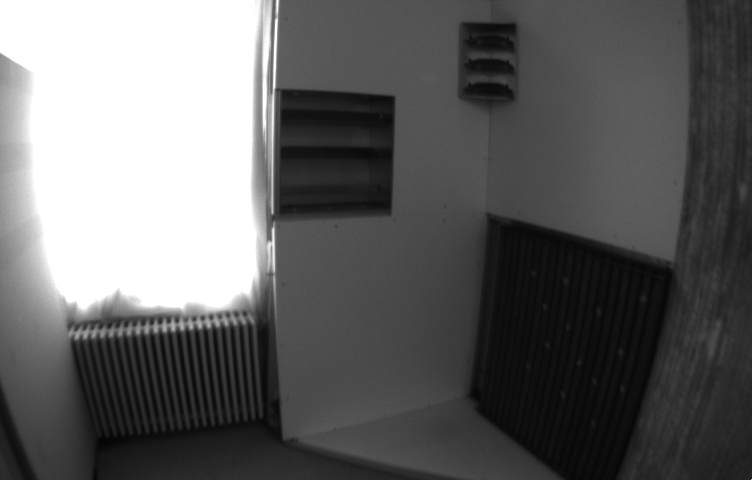
%> input picture example/1403715900934057984.png, 752 x 480 px
$ octave --eval "result = Harris(imread('../example/1403715900934057984.png'));"   (GNU Octave 9; MATLAB toolbox functions it lacks are replaced by stand-ins)
%> lines starting %> are read from the running program, lines starting %| are printed output that depends on the picture; in (x1, y1, x2, y2) boxes, pixels count from 0 and x2, y2 are one past the last pixel; in counts of white or black regions, pixels touching at a corner belong together; the program's own positions count from 1
% compute harris corner score
function H = Harris(InputImage)
InputImage = double(InputImage);
% parameters
sig=2; r = 6;
% gradient kernel
dx = [-1 0 1; -1 0 1; -1 0 1]; % The Mask
dy = dx';

% main
Ix = conv2(InputImage, dx, 'same');
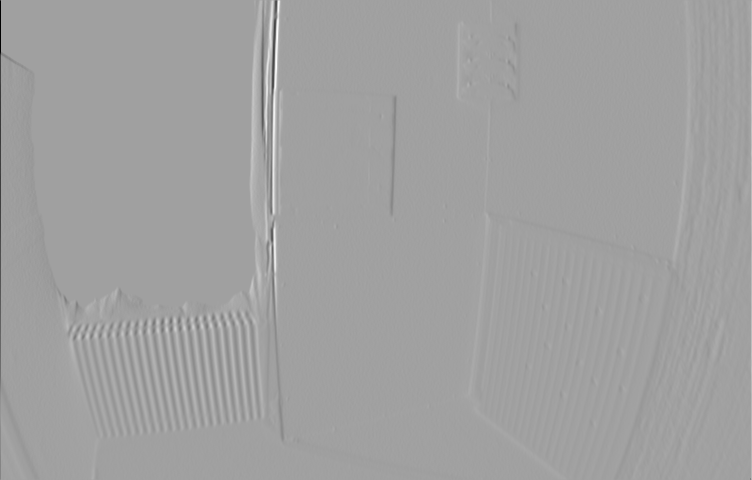
%> Ix: size 480x752 double; min -765, max 448, mean 0.3; drawn with min black and max white
Iy = conv2(InputImage, dy, 'same');
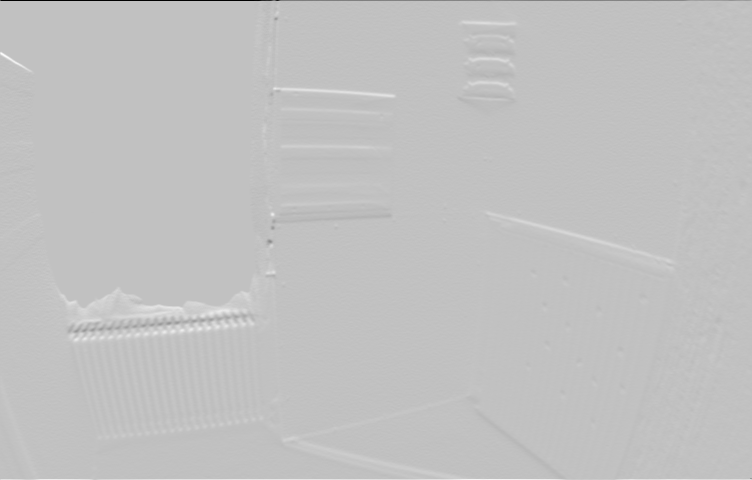
%> Iy: size 480x752 double; min -765, max 244, mean 0.6; drawn with min black and max white
g = fspecial('gaussian',max(1,fix(6*sig)), sig); % Gaussian Filter

Ix2 = conv2(Ix.^2, g, 'same');
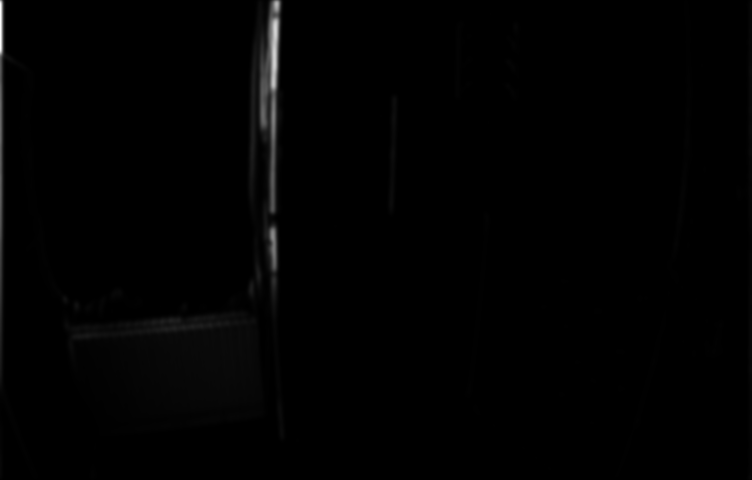
%> Ix2: size 480x752 double; min 0, max 113420.5, mean 841.8; drawn with min black and max white
Iy2 = conv2(Iy.^2, g, 'same');
Ixy = conv2(Ix.*Iy, g,'same');

k = 0.04;
Hp = (Ix2.*Iy2 - Ixy.^2) - k*(Ix2 + Iy2).^2;
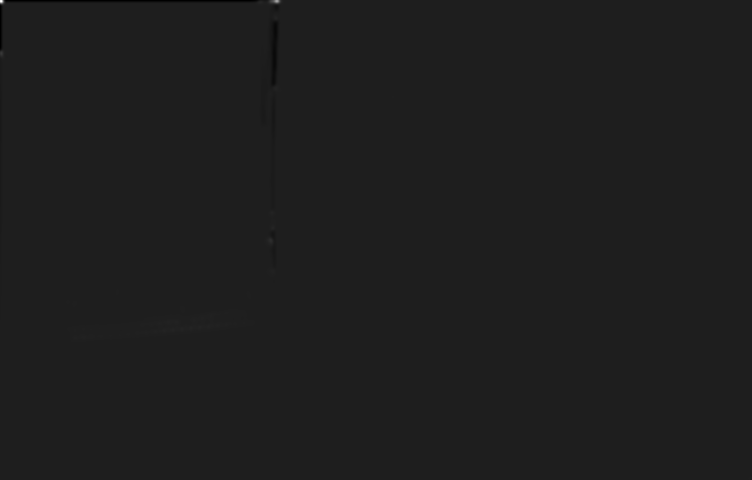
%> Hp: size 480x752 double; min -514564611.2, max 3.76e+09, mean -1009147.2; drawn with min black and max white

H = (10000/max(abs(Hp(:))))*Hp;

% set edges zeros
H(1:r,:) = 0;
H(:,1:r) = 0;
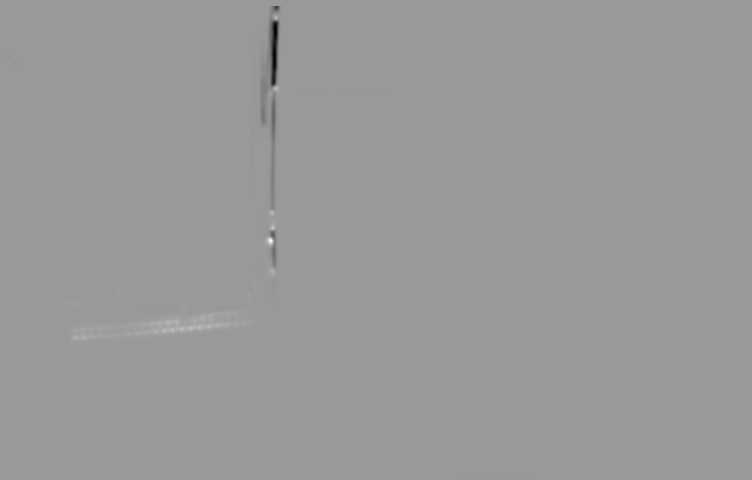
%> H: size 480x752 double; min -941.6, max 621.7, mean -1; drawn with min black and max white
H(end-r+1:end,:) = 0;
%> H: size 480x752 double; 1.24% of pixels changed, all inside (x1, y1, x2, y2) = (6, 474, 752, 480)
H(:,end-r+1:end) = 0;
%> H: size 480x752 double; min -941.6, max 621.7, mean -1; mean of the top-left, top-right, bottom-left and bottom-right quarters -5.6, 0, 1.8, 0
end
